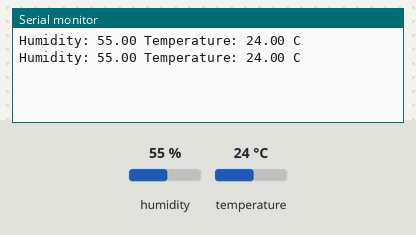
Bench run of a sketch on a simulated Arduino Uno, built with avr-gcc and run on an emulated ATmega328P. Parts: the last lines printed to the serial monitor. Inputs (shaded band) come from the test bench; at power-on: humidity 55 %, temperature 24 °C.

Above: at 4.8 s.
4.9 s: humidity set to 22 %
At 6.6 s:
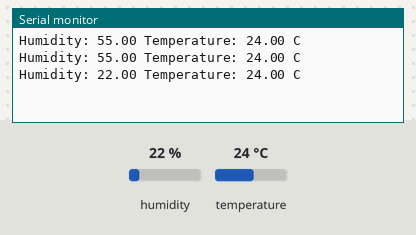
7.9 s: temperature set to 12 °C
At 9.0 s:
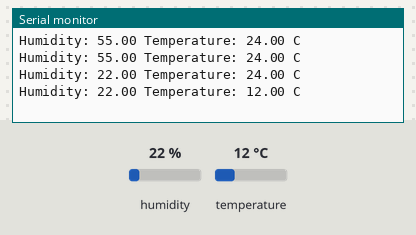
10.9 s: humidity set to 40 %
At 12.6 s:
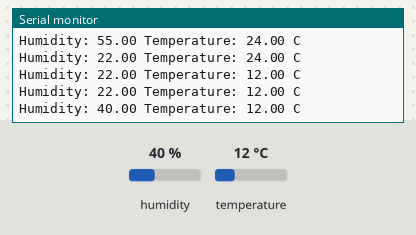
Timing chart, 0 to 14.1 s (numbered marks = the images above; inputs shaded):
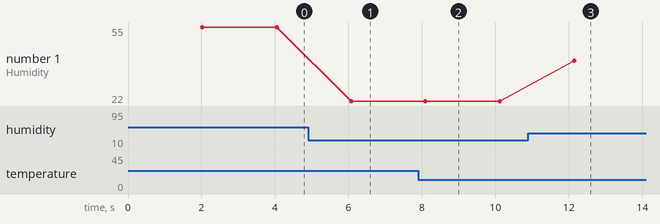

Measured:
- after the input at 4.9 s, the serial monitor: prints a new line after 1.2 s (image 1)
- after the input at 7.9 s, the serial monitor: prints a new line after 0.20 s (image 2)
- after the input at 10.9 s, the serial monitor: prints a new line after 1.2 s (image 3)
- plotted number 1: 55 → 22 after the input at 4.9 s, 22 → 40 after the input at 10.9 s

The sketch:

TP2B.ino
```cpp
//Universidad Tecnologica Nacional - Facultad Regional Tucuman
//Departamento de Ingenieria Electronica - Sistemas de Control Biomedico
//by Fernandez Francisco Alberto

//Lectura del sensor DHT11 y visualizacion de valores por PC

#include "DHT.h"

#define DHTTYPE DHT11
DHT dht(7, DHTTYPE);

float hum = 0;
float temp = 0;

void setup() {
  Serial.begin(9600);
  dht.begin();
}

void loop() {
  delay(2000);
  hum =  dht.readHumidity();
  temp = dht.readTemperature();

  if (isnan(hum) || isnan(temp)) {
    Serial.println(F("Fallo la lectura del sensor!!"));
    return;
  }

  Serial.print("Humidity: ");
  Serial.print(hum);
  Serial.print(" Temperature: ");
  Serial.print(temp);
  Serial.println(" C");
}
```
